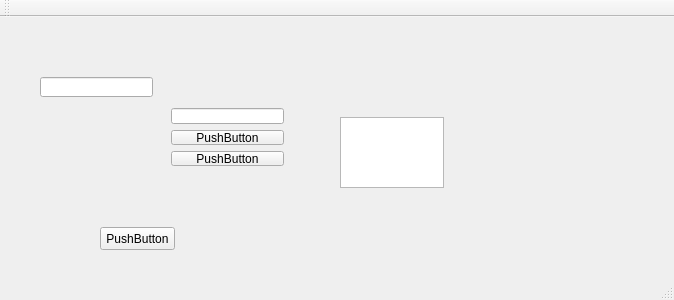
<?xml version="1.0" encoding="UTF-8"?>
<ui version="4.0">
 <class>MainWindow</class>
 <widget class="QMainWindow" name="MainWindow">
  <property name="geometry">
   <rect>
    <x>0</x>
    <y>0</y>
    <width>674</width>
    <height>300</height>
   </rect>
  </property>
  <property name="windowTitle">
   <string>MainWindow</string>
  </property>
  <widget class="QWidget" name="centralWidget">
   <widget class="QLineEdit" name="lineEdit_2">
    <property name="geometry">
     <rect>
      <x>40</x>
      <y>60</y>
      <width>113</width>
      <height>20</height>
     </rect>
    </property>
   </widget>
   <widget class="QTextEdit" name="textEdit">
    <property name="geometry">
     <rect>
      <x>340</x>
      <y>100</y>
      <width>104</width>
      <height>71</height>
     </rect>
    </property>
   </widget>
   <widget class="QPushButton" name="pushButton_3">
    <property name="geometry">
     <rect>
      <x>100</x>
      <y>210</y>
      <width>75</width>
      <height>23</height>
     </rect>
    </property>
    <property name="text">
     <string>PushButton</string>
    </property>
   </widget>
   <widget class="QWidget" name="">
    <property name="geometry">
     <rect>
      <x>160</x>
      <y>80</y>
      <width>135</width>
      <height>80</height>
     </rect>
    </property>
    <layout class="QVBoxLayout" name="verticalLayout">
     <item>
      <widget class="QLineEdit" name="lineEdit"/>
     </item>
     <item>
      <widget class="QPushButton" name="pushButton">
       <property name="text">
        <string>PushButton</string>
       </property>
      </widget>
     </item>
     <item>
      <widget class="QPushButton" name="pushButton_2">
       <property name="text">
        <string>PushButton</string>
       </property>
      </widget>
     </item>
    </layout>
   </widget>
  </widget>
  <widget class="QMenuBar" name="menuBar">
   <property name="geometry">
    <rect>
     <x>0</x>
     <y>0</y>
     <width>674</width>
     <height>21</height>
    </rect>
   </property>
  </widget>
  <widget class="QToolBar" name="mainToolBar">
   <attribute name="toolBarArea">
    <enum>TopToolBarArea</enum>
   </attribute>
   <attribute name="toolBarBreak">
    <bool>false</bool>
   </attribute>
  </widget>
  <widget class="QStatusBar" name="statusBar"/>
 </widget>
 <layoutdefault spacing="6" margin="11"/>
 <resources/>
 <connections/>
</ui>
